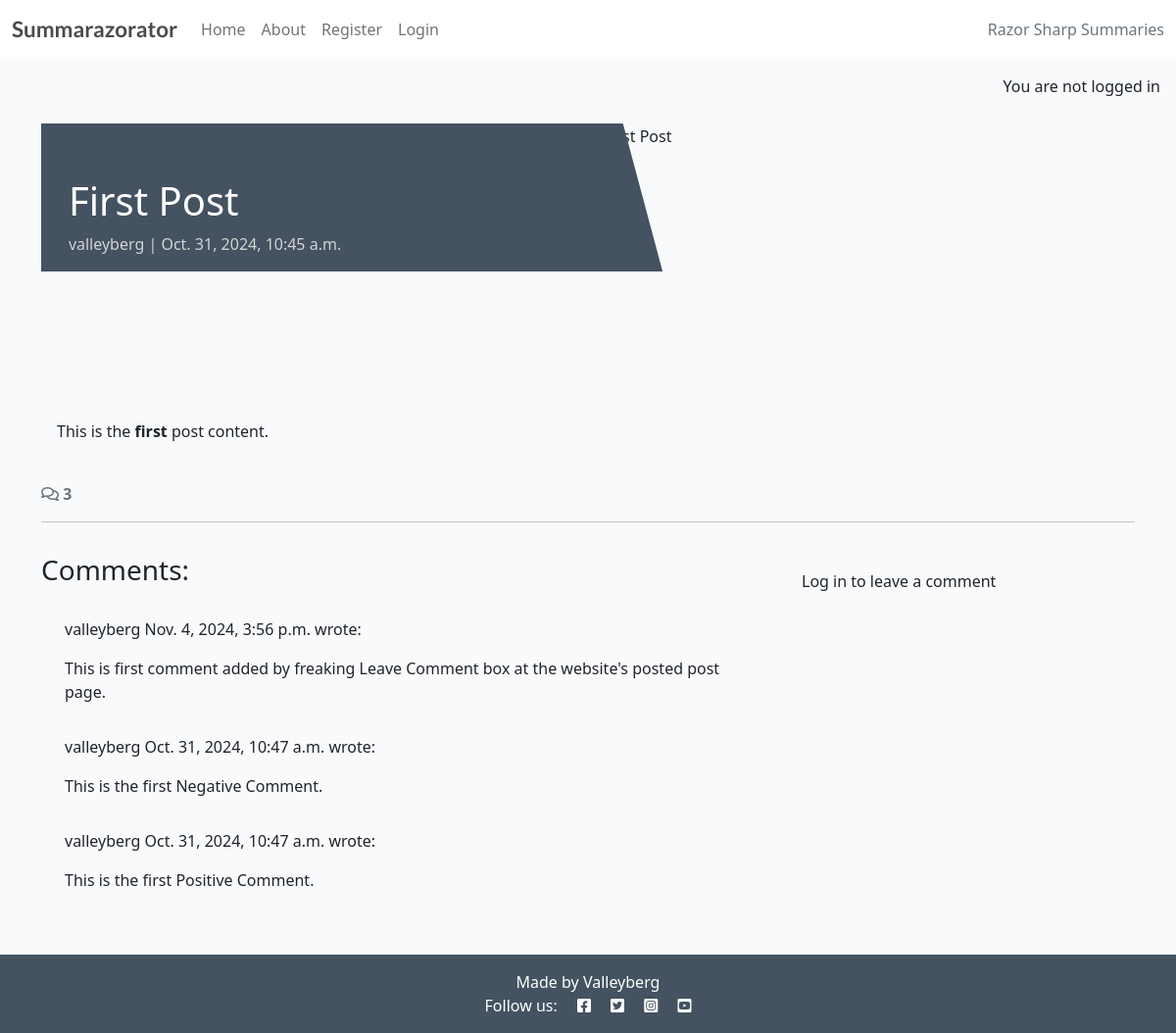
/first-post/, run on an earlier commit of the app's database.
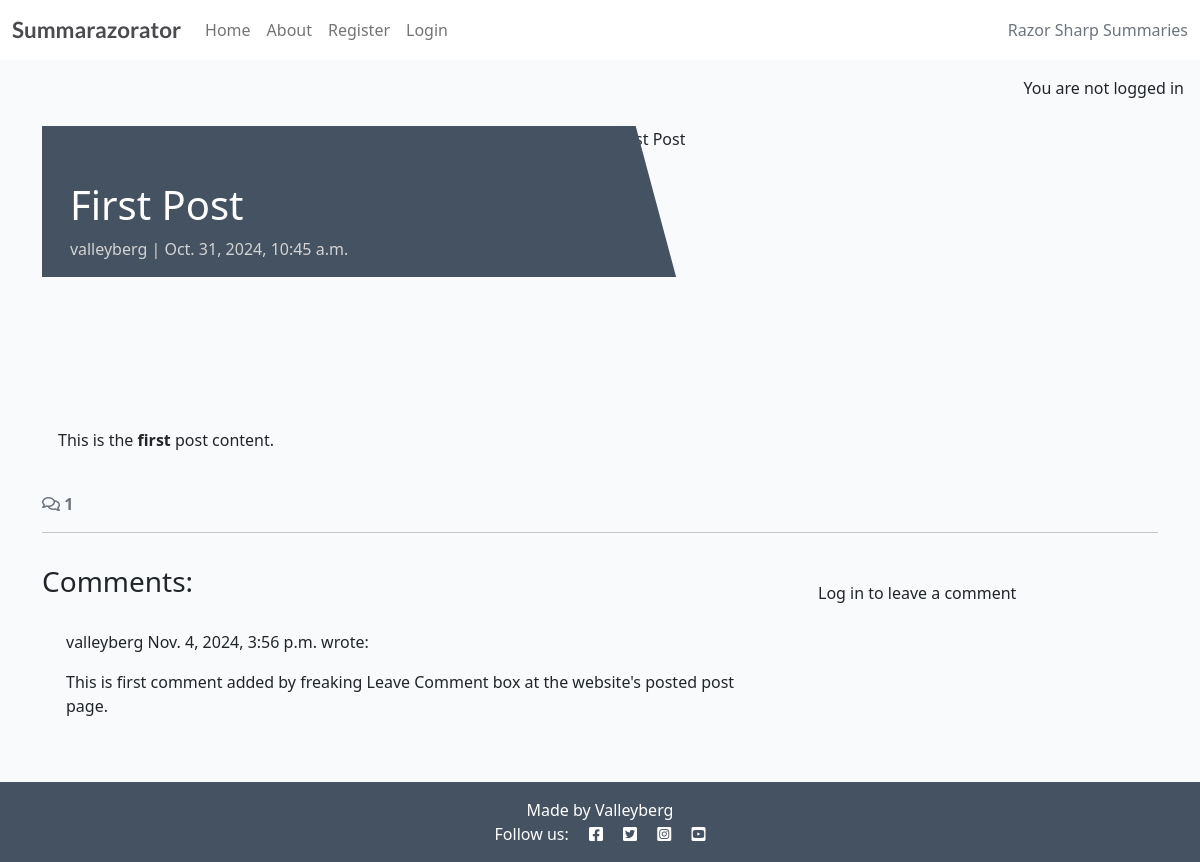
And on a later commit of the database.
### forum/models.py (models this page shows, shortened)
class Comment(models.Model):
    post = models.ForeignKey(Post, on_delete=models.CASCADE, related_name="comments")
    author = models.ForeignKey(User, on_delete=models.CASCADE, related_name="commenter")
    body = models.TextField()
    created_on = models.DateTimeField(auto_now_add=True)
    updated_at = models.DateTimeField(auto_now=True)
    approved = models.BooleanField(default=False)
    TYPE_CHOICES = [
        ('positive', 'Positive'),
        ('negative', 'Negative'),
    ]
    comment_type = models.CharField(max_length=8, choices=TYPE_CHOICES)
    class Meta:
        ordering = ["created_on"]

### forum/views.py (the view, shortened to what this page needs)
# urls.py: path('<slug:slug>/', views.post_detail, name='post_detail'),
def post_detail(request, slug):
    queryset = Post.objects.filter(status=1)
    post = get_object_or_404(queryset, slug=slug)
    comments = post.comments.all().order_by('-created_on')
    comment_count = post.comments.filter(approved=True).count()
    comment_form = CommentForm
    return render(
        request,
        'forum/post_detail.html',
        {
            'post': post,
            'comments': comments,
            'comment_count': comment_count,
            'comment_form': comment_form,
        },
    )

### forum/templates/forum/post_detail.html (shortened to what this page needs)
{% extends 'base.html' %} {% block content %}
{% load static %}
{% load crispy_forms_tags %}
<div class="masthead">
    <div class="container">
        <div class="row g-0">
            <div class="col-md-6 masthead-text">
                <h1 class="post-title">{{ post.title }}</h1>
                <p class="post-subtitle">{{ post.author }} | {{ post.created_on }}</p>
            </div>
            <div class="d-none d-md-block col-md-6 masthead-image">
                {% if "placeholder" in post.featured_image.url %}
                <img src="{% static 'images/default.png' %}" class="scale" alt="placeholder image">
                {% else %}
                <img src="{{ post.featured_image.url }}" class="scale" alt="{{ post.title }}">
                {% endif %}
            </div>
        </div>
    </div>
</div>
<div class="container">
    <div class="row">
        <div class="col card mb-4  mt-3 left  top">
            <div class="card-body">
                <p class="card-text">
                    {{ post.content | safe }}
                </p>
            </div>
        </div>
    </div>
    <div class="row">
        <div class="col-12">
            <strong class="text-secondary">
                <i class="far fa-comments"></i> {{ comment_count }}
            </strong>
        </div>
        <div class="col-12">
            <hr>
        </div>
    </div>
    <div class="row">
        <div class="col-md-8 card mb-4  mt-3 ">
            <h3>Comments:</h3>
            <div class="card-body">
                {% for comment in comments %}
                <div class="p-2 comments
            ">
                    <p class="font-weight-bold">
                        {{ comment.author }}
                        <span class="font-weight-normal">
                            {{ comment.created_on }}
                        </span> wrote:
                    </p>
                    <div id="comment{{ comment.id }}">
                        {{ comment.body | linebreaks }}
                    </div>
                </div>
                {% endfor %}
            </div>
        </div>
        <div class="col-md-4 card mb-4 mt-3">
            <div class="card-body">
                {% if user.is_authenticated %}
                <h3>Leave a comment:</h3>
                <p>Posting as: {{ user.username }}</p>
                <form id="commentForm" method="post" style="margin-top: 1.3em;">
                    {{ comment_form | crispy }}
                    {% csrf_token %}
                    <button id="submitButton" type="submit" class="btn btn-signup btn-lg">Submit</button>
                </form>
                {% else %}
                <p>Log in to leave a comment</p>
                {% endif %}
            </div>
        </div>
    </div>
</div>
{% endblock content %}

What changed in the data, as far as the page shows it:
no longer on this page (row edited): Comment: author "valleyberg", created_on "Oct. 31, 2024, 10:47 a.m.", body "This is the first Negative Comment."
removed Comment: author "valleyberg", created_on "Oct. 31, 2024, 10:47 a.m.", body "This is the first Positive Comment."
Also different on the page:
{{ comment_count }}: "3" → "1"
